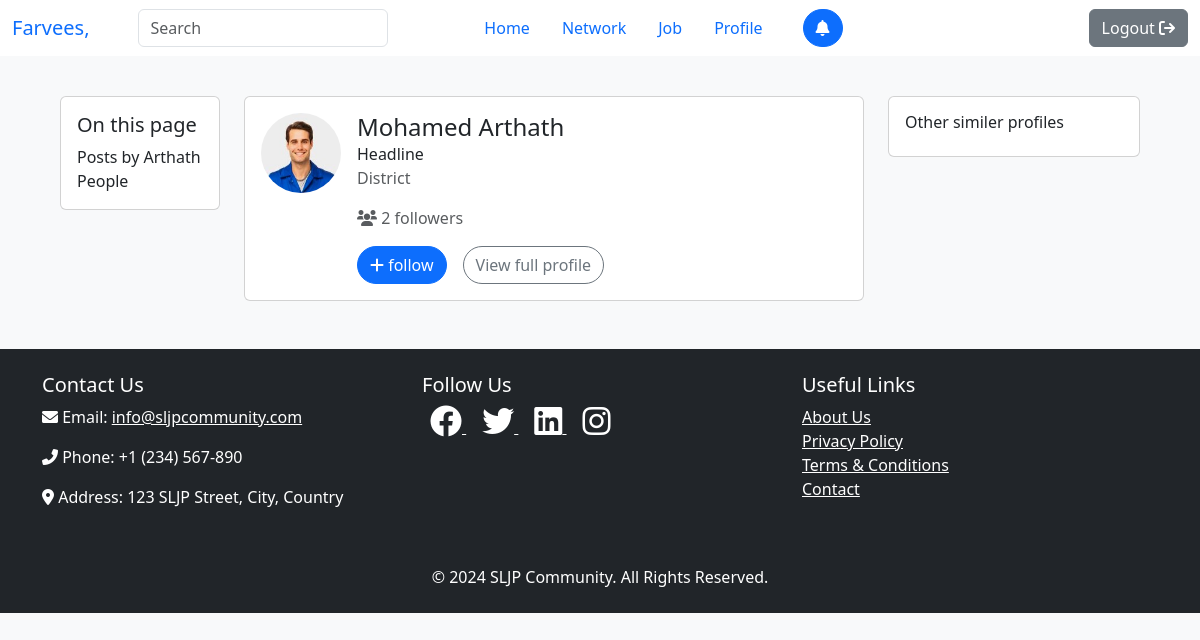
Page /search/result?id=7 (signed in) on the committed database.
### tables this page shows
CREATE TABLE IF NOT EXISTS `user` (
  `id` int NOT NULL AUTO_INCREMENT,
  `first` varchar(100) NOT NULL,
  `last` varchar(100) DEFAULT NULL,
  `username` varchar(100) DEFAULT NULL,
  `password` varchar(100) NOT NULL,
  `email` varchar(100) DEFAULT NULL,
  `contact` varchar(20) DEFAULT NULL,
  `gender` enum('Male','Female') DEFAULT 'Male',
  `dob` date NOT NULL,
  `address` text,
  `profile` varchar(256) DEFAULT 'default.jpg',
  `cover` varchar(256) DEFAULT 'default.jpg',
  `nic` varchar(20) DEFAULT NULL,
  `role` enum('seeker','provider','admin') DEFAULT NULL,
  `status` enum('Open','Hire','None') DEFAULT 'None',
  `headline` varchar(512) DEFAULT 'N/A',
  `show_school` enum('show','hide') DEFAULT 'show',
  PRIMARY KEY (`id`),
  UNIQUE KEY `username` (`username`),
  UNIQUE KEY `email` (`email`),
  UNIQUE KEY `contact` (`contact`),
  UNIQUE KEY `nic` (`nic`)
);

### control/user.php (called while the page is built, shortened)
<?php
require_once __DIR__ . "/../core/control.php";
require_once __DIR__ . "/../model/user.php";
require_once __DIR__ . "/../model/follower.php";
class UserController extends Controller
{
    public function __construct()
    {
        $this->userModel = new UserModel();
        $this->followerModel = new FollowerModel();
    }
    public function searchResults()
    {
        include_once __DIR__ . "/../view/result.php";
    }
}

### index.php (called while the page is built, shortened)
<?php
require_once __DIR__ ."/control/home.php";
require_once __DIR__ ."/control/user.php";
$request = new Request();
$router = new Router();
$router->addRoute("GET", "/"                    , [HomeController::class    , "index"               ]);
$router->addRoute("GET", "/about"               , [HomeController::class    , "about"               ]);
$router->addRoute("GET", "/contact"             , [HomeController::class    , "contact"             ]);
$router->addRoute("GET", "/login"               , [UserController::class    , "login"               ]);
$router->addRoute("GET", "/logout"              , [UserController::class    , "logout"              ]);
$router->addRoute("GET", "/register"            , [UserController::class    , "register"            ]);
$router->addRoute("GET", "/search/result"       , [UserController::class    , "searchResults"       ]);
$router->addRoute("GET", "/user/connection"     , [SeekerController::class  , "connection"          ]);
$router->addRoute("GET", "/seeker"              , [SeekerController::class  , "index"               ]);
$router->addRoute("GET", "/seeker/network"      , [SeekerController::class  , "network"             ]);
$router->addRoute("GET", "/seeker/job"          , [SeekerController::class  , "job"                 ]);
$router->addRoute("GET", "/seeker/profile"      , [SeekerController::class  , "seekerProfile"       ]);
$router->addRoute("GET", "/provider"            , [ProviderController::class, "index"               ]);
$router->addRoute("GET", "/provider/network"    , [ProviderController::class, "network"             ]);
$router->addRoute("GET", "/provider/job"        , [ProviderController::class, "job"                 ]);
$router->addRoute("GET", "/provider/profile"    , [ProviderController::class, "providerProfile"     ]);
$router->addRoute("GET", "/admin"               , [AdminController::class   , "dashboard"           ]);
$router->addRoute("POST", "/login"              , [UserController::class    , "login"               ]);
$router->addRoute("POST", "/register"           , [UserController::class    , "register"            ]);
$router->addRoute("POST", "/university/add"     , [AdminController::class   , "createUniversity"    ]);
$router->addRoute("POST", "/university/del"     , [AdminController::class   , "removeUniversity"    ]);
$router->addRoute("POST", "/skill/add"          , [AdminController::class   , "createSkill"         ]);
$router->addRoute("POST", "/skill/del"          , [AdminController::class   , "removeSkill"         ]);
$router->addRoute("POST", "/degree/add"         , [AdminController::class   , "createDegree"        ]);
$router->addRoute("POST", "/degree/del"         , [AdminController::class   , "removeDegree"        ]);
$router->addRoute("POST", "/field/add"          , [AdminController::class   , "createField"         ]);
$router->addRoute("POST", "/field/del"          , [AdminController::class   , "removeField"         ]);
$router->addRoute("POST", "/skills"             , [UserController::class    , "skills"              ]);
$router->addRoute("POST", "/universities"       , [UserController::class    , "universities"        ]);
$router->addRoute("POST", "/degrees"            , [UserController::class    , "degrees"             ]);
$router->addRoute("POST", "/fields"             , [UserController::class    , "fields"              ]);
$router->addRoute("POST", "/education/add"      , [UserController::class    , "addEducation"        ]);
$router->addRoute("POST", "/profile/update"     , [UserController::class    , "updateSeeker"        ]);
$router->addRoute("POST", "/search/global"      , [UserController::class    , "findUsers"           ]);
$router->addRoute("POST", "/user/notification"  , [UserController::class    , "notifications"       ]);
$router->addRoute("POST", "/user/follow"        , [UserController::class    , "followUser"          ]);
$router->addRoute("POST", "/user/follow/request", [UserController::class    , "showNotifications"   ]);
$router->addRoute("POST", "/user/follow/add"    , [UserController::class    , "acceptFollow"        ]);
$router->addRoute("POST", "/user/follow/ignore" , [UserController::class    , "ignoreFollow"        ]);
$router->addRoute("POST", "/user/message/all"   , [UserController::class    , "allMessages"         ]);
$router->addRoute("POST", "/user/message/send"  , [UserController::class    , "sendMessage"         ]);
$router->addRoute("POST", "/user/post"          , [UserController::class    , "createPost"          ]);
$router->addRoute("POST", "/user/post/all"      , [UserController::class    , "getAllPosts"         ]);
include_once __DIR__ ."/header.php";
$router->resolveRoute($request);
include_once __DIR__ ."/footer.php";

### core/model.php (called while the page is built, shortened)
<?php
class Model {
    private $host = "localhost";
    private $username = "root";
    private $password = "";
    private $database = "sljp";
    private $conn;
    public function __construct() {
        $this->conn = new mysqli($this->host, $this->username, $this->password, $this->database);
    }
    private function query($sql, $params, $types) {
        $stmt = $this->conn->prepare($sql);
        if ($params && $types) {
            $stmt->bind_param($types, ...$params);
        }
        $result = $stmt->execute();
        if ($result === false) {
        } else {
            if (str_starts_with(strtoupper($sql), "SELECT")) {
                $result = $stmt->get_result();
            }
        }
        return $result;
    }
    protected function fetch($sql, $params = null, $types = null) {
        return $this->query($sql, $params, $types);
    }
}

### model/user.php (called while the page is built, shortened)
<?php
require_once __DIR__ . "/../core/model.php";
class UserModel extends Model
{
    private $user_info = "SELECT * FROM `user` WHERE id = ?";
    public function getUserInfo($id)
    {
        return $this->fetch($this->user_info, [$id], "i");
    }
}

### model/follower.php (called while the page is built, shortened)
<?php
require_once __DIR__ . "/../core/model.php";
class FollowerModel extends Model
{
    private $get_follower = "SELECT * FROM `follower` WHERE user_id = ? AND follow_id = ?";
    private $get_follower_count = "SELECT COUNT(*) as count FROM `follower` WHERE user_id = ?";
    public function getFollower($user_id, $follow_id)
    {
        return $this->fetch($this->get_follower, [$user_id, $follow_id], "ii");
    }
    public function isFollower($user_id, $follow_id)
    {
        $follower = $this->getFollower($user_id, $follow_id);
        return false;
    }
    public function getFollowerCount($user_id)
    {
        return $this->fetch($this->get_follower_count, [$user_id], "i");
    }
}

### view/result.php (the view, shortened to what this page needs)
<?php
$id = isset($_GET['id']) ? $_GET['id'] : 0;
$users = $this->userModel->getUserInfo($id);
$user_info = null;
while ($user = $users->fetch_assoc()) {
    $user_info = $user;
}
?>
<div class="container-fluid w-100 p-5 mt-5">
    <div class="d-flex justify-content-center">
        <div class="row g-4 w-100">
            <div class="col-12 col-md-2">
                <div class="card">
                    <div class="card-body">
                        <h5 class="card-title">On this page</h5>
                        <p class="card-text">Posts by <?php echo ucfirst($user_info['last']); ?><br>People</p>
                    </div>
                </div>
            </div>
            <div class="col-12 col-md-7">
                <div class="card">
                    <div class="d-flex">
                        <img src="/assets/images/user/<?php echo $user_info['profile']; ?>" width="80" height="80"
                            class="rounded-circle m-3" alt="">
                        <div class="mt-3">
                            <h4 class="m-0">
                                <?php echo ucfirst($user_info['first']) . " " . ucfirst($user_info['last']); ?>
                            </h4>
                            <p class="m-0 fw-normal">Headline</p>
                            <p class="m-0 text-muted mb-3">District</p>
                            <p class="text-muted"><i class="fa fa-users"></i>&nbsp;<?php
                            $followers = $this->followerModel->getFollowerCount($_SESSION['id']);
                            while ($follower = $followers->fetch_assoc()) {
                                echo $follower['count'];
                            }
                            ?> followers</p>
                            <div class="d-flex mb-3">
                                <?php
                                if (!$this->followerModel->isFollower($_SESSION['id'], $user_info['id'])) {
                                    ?>
                                    <button id="follow" class="btn btn-primary rounded-5 me-3"><i
                                            class="fa fa-plus"></i>&nbsp;follow</button>
                                    <?php
                                }
                                ?>
                                <a href="/seeker/profile?id=<?php echo $user_info['id']; ?>"
                                    class="btn btn-outline-secondary rounded-5">View full profile</a>
                            </div>
                        </div>
                    </div>
                </div>
            </div>
            <div class="col-12 col-md-3">
                <div class="card">
                    <div class="card-body">
                        <h6 class="card-title">Other similer profiles</h6>
                    </div>
                </div>
            </div>
        </div>
    </div>
</div>

### header.php (style rules this page uses)
:root { --my-secondary: #bbbcbd; --my-primary: #b8f3ff; }

### rows in the picture
user: last "Arthath", profile (picture), first "Mohamed"

### other values in the picture
$_SESSION["lname"] "Farvees"
$follower['count'] "2"
